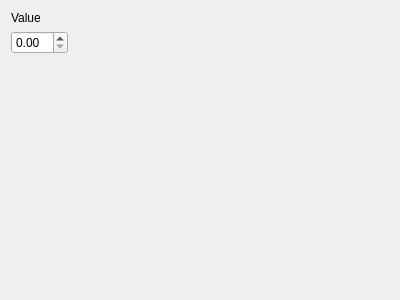
<?xml version="1.0" encoding="UTF-8"?>
<ui version="4.0">
 <class>Dashboard</class>
 <widget class="QWidget" name="Dashboard">
  <property name="geometry">
   <rect>
    <x>0</x>
    <y>0</y>
    <width>400</width>
    <height>300</height>
   </rect>
  </property>
  <property name="windowTitle">
   <string>Form</string>
  </property>
  <layout class="QGridLayout" name="gridLayout">
   <item row="0" column="0">
    <widget class="QLabel" name="label">
     <property name="text">
      <string>Value</string>
     </property>
    </widget>
   </item>
   <item row="1" column="0">
    <widget class="SpinBox" name="doubleSpinBox"/>
   </item>
   <item row="1" column="1">
    <spacer name="horizontalSpacer">
     <property name="orientation">
      <enum>Qt::Horizontal</enum>
     </property>
     <property name="sizeHint" stdset="0">
      <size>
       <width>307</width>
       <height>20</height>
      </size>
     </property>
    </spacer>
   </item>
   <item row="2" column="0">
    <spacer name="verticalSpacer">
     <property name="orientation">
      <enum>Qt::Vertical</enum>
     </property>
     <property name="sizeHint" stdset="0">
      <size>
       <width>20</width>
       <height>229</height>
      </size>
     </property>
    </spacer>
   </item>
  </layout>
 </widget>
 <customwidgets>
  <customwidget>
   <class>SpinBox</class>
   <extends>QDoubleSpinBox</extends>
   <header>comet.widgets.spinbox</header>
  </customwidget>
 </customwidgets>
 <resources/>
 <connections/>
</ui>
